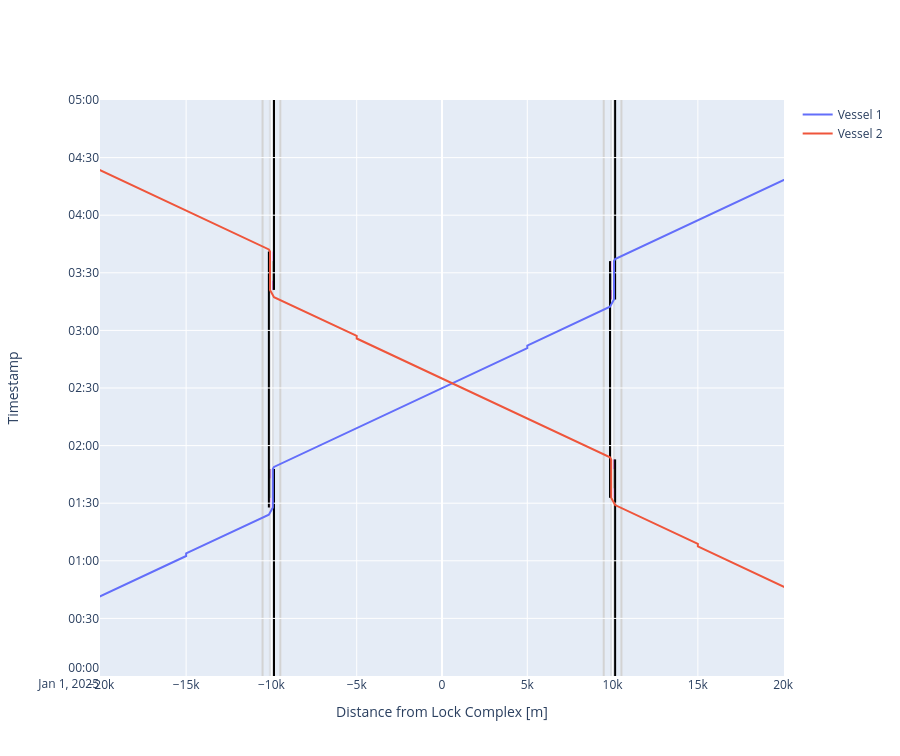

Source (notebook cell):
### Markdown cell above
#### Time-distance diagram of vessels passing the lock and planning info
We can plot the time-distance diagram for each lock complex. We can add both plots in one figure with a bit of magic, using an offset of half the distance between the lock (+/- 10000 m). Furthermore, we have to ignore the double plotting of the vessels.

Both locks operate separately. Vessel 2 has some extra waiting time, as an empty lock operation was required.

### Code cell
def cm_to_pixels(cm):
    return cm * 37.8 # Set figure height to 10 cmfig.update_layout(height=cm_to_pixels(10))

from plotly.subplots import make_subplots
fig = make_subplots()

# We can plot the time-distance diagram
fig = lock_complex_I.lock_chambers['Lock chamber I'].plot(xlimmin = -20050, 
                                                          xlimmax = 20050,
                                                          offset_x = -10000,
                                                          ylimmin = pd.Timestamp('2025-01-01 00:00:00'),
                                                          ylimmax = pd.Timestamp('2025-01-01 05:00:00'),
                                                          method='Plotly',
                                                          boundary_nodes = ['-2','+2'], 
                                                          fig = fig)

# We can plot the time-distance diagram
fig = lock_complex_II.lock_chambers['Lock chamber II'].plot(xlimmin = -20050, 
                                                            xlimmax = 20050,
                                                            offset_x = 10000,
                                                            ylimmin = pd.Timestamp('2025-01-01 00:00:00'),
                                                            ylimmax = pd.Timestamp('2025-01-01 05:00:00'),
                                                            method='Plotly',
                                                            boundary_nodes = ['-2','+2'],
                                                            fig=fig)

fig.data = fig.data[:2]

fig.update_layout(height=cm_to_pixels(20))

### Figure 1 — Plotly figure (JSON) as saved in the notebook; plotly's stock layout.template omitted (floating-point values rounded to 4 significant figures)
{"data": [{"mode": "lines", "name": "Vessel 1", "type": "scatter", "x": [-30000.0, -15000.0, -15000.0, -15000.0, -15000.0, -15000.0, -10150.0, -10150.0, -9918.0, -9918.0, -9918.0, -9918.0, -9918.0, -9918.0, -9918.0, -9918.0, -9850.0, -9850.0, -9480.0, -5000.0, -5000.0, 5000.0, 5000.0, 5000.0, 5000.0, 5000.0, 9850.0, 9850.0, 10080.0, 10080.0, 10080.0, 10080.0, 10080.0, 10080.0, 10080.0, 10080.0, 10150.0, 10150.0, 10520.0, 15000.0, 15000.0, 30000.0], "xaxis": "x", "y": ["2025-01-01T00:00:00", "2025-01-01T01:02:30", "2025-01-01T01:02:30", "2025-01-01T01:02:30", "2025-01-01T01:03:50", "2025-01-01T01:03:50", "2025-01-01T01:24:02.500000", "2025-01-01T01:24:02.500000", "2025-01-01T01:27:48.471922", "2025-01-01T01:27:48.471922", "2025-01-01T01:32:48.471922", "2025-01-01T01:32:48.471922", "2025-01-01T01:42:48.471922", "2025-01-01T01:42:48.471922", "2025-01-01T01:47:48.471922", "2025-01-01T01:47:48.471922", "2025-01-01T01:48:54.076674", "2025-01-01T01:48:54.076674", "2025-01-01T01:50:26.576674", "2025-01-01T02:09:06.576674", "2025-01-01T02:09:06.576674", "2025-01-01T02:50:46.576674", "2025-01-01T02:50:46.576674", "2025-01-01T02:50:46.576674", "2025-01-01T02:52:06.576674", "2025-01-01T02:52:06.576674", "2025-01-01T03:12:19.076674", "2025-01-01T03:12:19.076674", "2025-01-01T03:16:05.048596", "2025-01-01T03:16:05.048596", "2025-01-01T03:21:05.048596", "2025-01-01T03:21:05.048596", "2025-01-01T03:31:05.048596", "2025-01-01T03:31:05.048596", "2025-01-01T03:36:05.048596", "2025-01-01T03:36:05.048596", "2025-01-01T03:37:10.653348", "2025-01-01T03:37:10.653348", "2025-01-01T03:38:43.153348", "2025-01-01T03:57:23.153348", "2025-01-01T03:57:23.153348", "2025-01-01T04:59:53.153348"], "yaxis": "y"}, {"mode": "lines", "name": "Vessel 2", "type": "scatter", "x": [30000.0, 15000.0, 15000.0, 15000.0, 15000.0, 15000.0, 10150.0, 10150.0, 9918.0, 9918.0, 9918.0, 9918.0, 9918.0, 9918.0, 9918.0, 9918.0, 9850.0, 9850.0, 9480.0, 5000.0, 5000.0, -5000.0, -5000.0, -5000.0, -5000.0, -5000.0, -9850.0, -9850.0, -10080.0, -10080.0, -10080.0, -10080.0, -10080.0, -10080.0, -10080.0, -10080.0, -10150.0, -10150.0, -10520.0, -15000.0, -15000.0, -30000.0], "xaxis": "x", "y": ["2025-01-01T00:05:00", "2025-01-01T01:07:30", "2025-01-01T01:07:30", "2025-01-01T01:07:30", "2025-01-01T01:08:50", "2025-01-01T01:08:50", "2025-01-01T01:29:02.500000", "2025-01-01T01:29:02.500000", "2025-01-01T01:32:48.471922", "2025-01-01T01:32:48.471922", "2025-01-01T01:37:48.471922", "2025-01-01T01:37:48.471922", "2025-01-01T01:47:48.471922", "2025-01-01T01:47:48.471922", "2025-01-01T01:52:48.471922", "2025-01-01T01:52:48.471922", "2025-01-01T01:53:54.076674", "2025-01-01T01:53:54.076674", "2025-01-01T01:55:26.576674", "2025-01-01T02:14:06.576674", "2025-01-01T02:14:06.576674", "2025-01-01T02:55:46.576674", "2025-01-01T02:55:46.576674", "2025-01-01T02:55:46.576674", "2025-01-01T02:57:06.576674", "2025-01-01T02:57:06.576674", "2025-01-01T03:17:19.076674", "2025-01-01T03:17:19.076674", "2025-01-01T03:21:05.048596", "2025-01-01T03:21:05.048596", "2025-01-01T03:26:05.048596", "2025-01-01T03:26:05.048596", "2025-01-01T03:36:05.048596", "2025-01-01T03:36:05.048596", "2025-01-01T03:41:05.048596", "2025-01-01T03:41:05.048596", "2025-01-01T03:42:10.653348", "2025-01-01T03:42:10.653348", "2025-01-01T03:43:43.153348", "2025-01-01T04:02:23.153348", "2025-01-01T04:02:23.153348", "2025-01-01T05:04:53.153348"], "yaxis": "y"}], "layout": {"height": 756, "shapes": [{"fillcolor": "lightgrey", "layer": "below", "line": {"width": 0}, "name": "Lock Geometry", "opacity": 0.5, "type": "rect", "x0": -10150, "x1": -9850, "y0": "2025-01-01T00:00:00", "y1": "2025-01-01T05:00:00"}, {"fillcolor": "violet", "layer": "below", "line": {"width": 0}, "name": "Lock gate closing", "opacity": 0.5, "type": "rect", "x0": -10150, "x1": -9850, "xref": "x", "y0": "2025-01-01T01:27:48.471922", "y1": "2025-01-01T01:32:48.471922", "yref": "y"}, {"fillcolor": "grey", "layer": "below", "line": {"width": 0}, "name": "Lock levelling", "opacity": 0.5, "type": "rect", "x0": -10150, "x1": -9850, "xref": "x", "y0": "2025-01-01T01:32:48.471922", "y1": "2025-01-01T01:42:48.471922", "yref": "y"}, {"fillcolor": "purple", "layer": "below", "line": {"width": 0}, "name": "Lock gate opening", "opacity": 0.5, "type": "rect", "x0": -10150, "x1": -9850, "xref": "x", "y0": "2025-01-01T01:42:48.471922", "y1": "2025-01-01T01:47:48.471922", "yref": "y"}, {"fillcolor": "purple", "layer": "below", "line": {"width": 0}, "name": "Lock gate closing", "opacity": 0.5, "type": "rect", "x0": -10150, "x1": -9850, "xref": "x", "y0": "2025-01-01T03:21:05.048596", "y1": "2025-01-01T03:26:05.048596", "yref": "y"}, {"fillcolor": "grey", "layer": "below", "line": {"width": 0}, "name": "Lock levelling", "opacity": 0.5, "type": "rect", "x0": -10150, "x1": -9850, "xref": "x", "y0": "2025-01-01T03:26:05.048596", "y1": "2025-01-01T03:36:05.048596", "yref": "y"}, {"fillcolor": "violet", "layer": "below", "line": {"width": 0}, "name": "Lock gate opening", "opacity": 0.5, "type": "rect", "x0": -10150, "x1": -9850, "xref": "x", "y0": "2025-01-01T03:36:05.048596", "y1": "2025-01-01T03:41:05.048596", "yref": "y"}, {"fillcolor": "darkgrey", "layer": "below", "line": {"width": 0}, "name": "Lock gate opening", "opacity": 0.5, "type": "rect", "x0": -10150, "x1": -9850, "xref": "x", "y0": "2025-01-01T01:32:48.471922", "y1": "2025-01-01T01:42:48.471922", "yref": "y"}, {"fillcolor": "darkgrey", "layer": "below", "line": {"width": 0}, "name": "Lock gate opening", "opacity": 0.5, "type": "rect", "x0": -10150, "x1": -9850, "xref": "x", "y0": "2025-01-01T03:26:05.048596", "y1": "2025-01-01T03:36:05.048596", "yref": "y"}, {"layer": "below", "line": {"color": "black"}, "name": "Lock gate opening", "type": "line", "x0": -10150, "x1": -10150, "xref": "x", "y0": "2025-01-01T01:27:48.471922", "y1": "2025-01-01T03:41:05.048596", "yref": "y"}, {"layer": "below", "line": {"color": "black"}, "name": "Lock gate opening", "type": "line", "x0": -9850, "x1": -9850, "xref": "x", "y0": "2025-01-01T00:00:00", "y1": "2025-01-01T01:47:48.471922", "yref": "y"}, {"layer": "below", "line": {"color": "black"}, "name": "Lock gate opening", "type": "line", "x0": -9850, "x1": -9850, "xref": "x", "y0": "2025-01-01T03:21:05.048596", "y1": "2025-01-01T05:00:00", "yref": "y"}, {"layer": "below", "line": {"color": "lightgrey"}, "type": "line", "x0": -10520, "x1": -10520, "xref": "x", "y0": 0, "y1": 1, "yref": "y domain"}, {"layer": "below", "line": {"color": "lightgrey"}, "type": "line", "x0": -9480, "x1": -9480, "xref": "x", "y0": 0, "y1": 1, "yref": "y domain"}, {"fillcolor": "lightgrey", "layer": "below", "line": {"width": 0}, "name": "Lock Geometry", "opacity": 0.5, "type": "rect", "x0": 9850, "x1": 10150, "y0": "2025-01-01T00:00:00", "y1": "2025-01-01T05:00:00"}, {"fillcolor": "violet", "layer": "below", "line": {"width": 0}, "name": "Lock gate closing", "opacity": 0.5, "type": "rect", "x0": 9850, "x1": 10150, "xref": "x", "y0": "2025-01-01T01:32:48.471922", "y1": "2025-01-01T01:37:48.471922", "yref": "y"}, {"fillcolor": "grey", "layer": "below", "line": {"width": 0}, "name": "Lock levelling", "opacity": 0.5, "type": "rect", "x0": 9850, "x1": 10150, "xref": "x", "y0": "2025-01-01T01:37:48.471922", "y1": "2025-01-01T01:47:48.471922", "yref": "y"}, {"fillcolor": "purple", "layer": "below", "line": {"width": 0}, "name": "Lock gate opening", "opacity": 0.5, "type": "rect", "x0": 9850, "x1": 10150, "xref": "x", "y0": "2025-01-01T01:47:48.471922", "y1": "2025-01-01T01:52:48.471922", "yref": "y"}, {"fillcolor": "purple", "layer": "below", "line": {"width": 0}, "name": "Lock gate closing", "opacity": 0.5, "type": "rect", "x0": 9850, "x1": 10150, "xref": "x", "y0": "2025-01-01T03:16:05.048596", "y1": "2025-01-01T03:21:05.048596", "yref": "y"}, {"fillcolor": "grey", "layer": "below", "line": {"width": 0}, "name": "Lock levelling", "opacity": 0.5, "type": "rect", "x0": 9850, "x1": 10150, "xref": "x", "y0": "2025-01-01T03:21:05.048596", "y1": "2025-01-01T03:31:05.048596", "yref": "y"}, {"fillcolor": "violet", "layer": "below", "line": {"width": 0}, "name": "Lock gate opening", "opacity": 0.5, "type": "rect", "x0": 9850, "x1": 10150, "xref": "x", "y0": "2025-01-01T03:31:05.048596", "y1": "2025-01-01T03:36:05.048596", "yref": "y"}, {"fillcolor": "darkgrey", "layer": "below", "line": {"width": 0}, "name": "Lock gate opening", "opacity": 0.5, "type": "rect", "x0": 9850, "x1": 10150, "xref": "x", "y0": "2025-01-01T01:37:48.471922", "y1": "2025-01-01T01:47:48.471922", "yref": "y"}, {"fillcolor": "darkgrey", "layer": "below", "line": {"width": 0}, "name": "Lock gate opening", "opacity": 0.5, "type": "rect", "x0": 9850, "x1": 10150, "xref": "x", "y0": "2025-01-01T03:21:05.048596", "y1": "2025-01-01T03:31:05.048596", "yref": "y"}, {"layer": "below", "line": {"color": "black"}, "name": "Lock gate opening", "type": "line", "x0": 9850, "x1": 9850, "xref": "x", "y0": "2025-01-01T01:32:48.471922", "y1": "2025-01-01T03:36:05.048596", "yref": "y"}, {"layer": "below", "line": {"color": "black"}, "name": "Lock gate opening", "type": "line", "x0": 10150, "x1": 10150, "xref": "x", "y0": "2025-01-01T00:00:00", "y1": "2025-01-01T01:52:48.471922", "yref": "y"}, {"layer": "below", "line": {"color": "black"}, "name": "Lock gate opening", "type": "line", "x0": 10150, "x1": 10150, "xref": "x", "y0": "2025-01-01T03:16:05.048596", "y1": "2025-01-01T05:00:00", "yref": "y"}, {"layer": "below", "line": {"color": "lightgrey"}, "type": "line", "x0": 9480, "x1": 9480, "xref": "x", "y0": 0, "y1": 1, "yref": "y domain"}, {"layer": "below", "line": {"color": "lightgrey"}, "type": "line", "x0": 10520, "x1": 10520, "xref": "x", "y0": 0, "y1": 1, "yref": "y domain"}], "showlegend": true, "xaxis": {"anchor": "y", "domain": [0, 1], "range": [-20050, 20050], "title": {"text": "Distance from Lock Complex [m]"}}, "yaxis": {"anchor": "x", "domain": [0, 1], "range": ["2025-01-01T00:00:00", "2025-01-01T05:00:00"], "title": {"text": "Timestamp"}}}}
